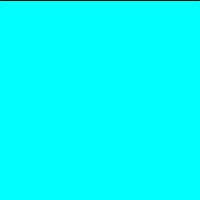
Frame 1 (no input)
Frame 60 (the mouse pressed at the canvas centre just before this capture): identical to frame 1, image omitted
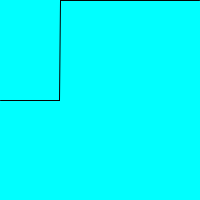
Frame 120 (the mouse held since frame 60 and released just before this capture)

The Processing sketch that drew these frames (run headless with seeded random() and noise(); from frame 60 on, the mouse is pressed at the canvas centre):

// Processing sketch: day_17_1
// ── day_17_1.pde
int[] y;
void setup(){
  size(200,200);
  y = new int[width];
}
void draw(){
  background(0,255,255);
  for (int i = y.length-1; i > 0; i--){
    y[i] = y[i-1]; }
    y[0] = mouseY; //add new value @ top
    
    for(int i = 1; i < y.length; i++){
      line(i,y[i],i-1,y[i-1]);}
}
